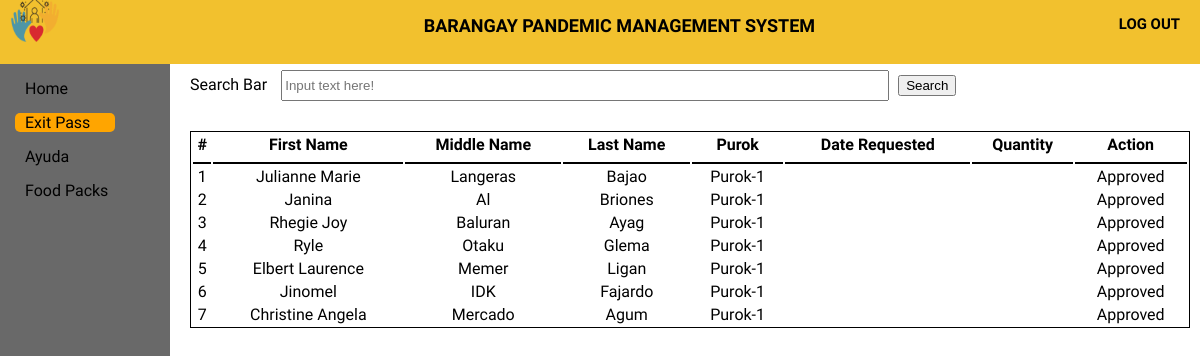
The app's page /ExitPass/exitpass.php (signed in), older data.
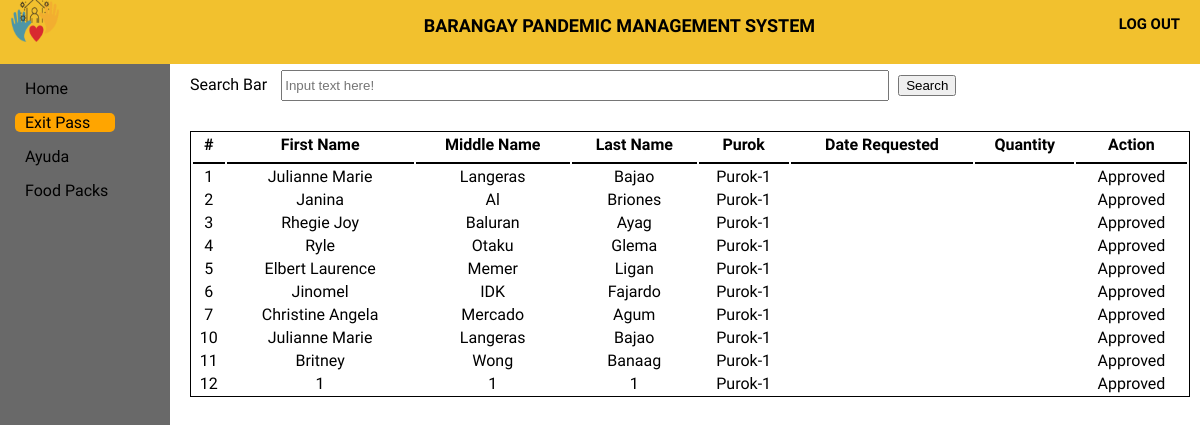
The same page, newer data.
### tables this page shows
CREATE TABLE `exitpass` (
  `epassID` int(11) NOT NULL,
  `Fname2` varchar(50) NOT NULL,
  `Mname2` varchar(50) NOT NULL,
  `Lname2` varchar(50) NOT NULL,
  `purok2` varchar(50) NOT NULL,
  `barangay` varchar(50) NOT NULL
);

### ExitPass/exitpass.php (the view, shortened to what this page needs)
<!DOCTYPE html>
<html>
<html>
<head>
	<link rel="stylesheet" type="text/css" href="exitpass.css">
</head>
<body>
	<header>
		<div class="log_out">
			<a href="../Logout/logout.php" class="logout_btn"><h5>LOG OUT</h5></a>
		</div>
		<div class="title">
			<h5>BARANGAY PANDEMIC MANAGEMENT SYSTEM</h5>
		</div>
		<div class="logobox">
			<img src="logo1.png" class="logo">
		</div>
	</header>
	<div class="sidebar">
		<a href="../home page/home.php"><span>Home</span></a>
		<a href="../ExitPass/exitpass.php" id="main"><span>Exit Pass</span></a>
		<a href="../Ayuda/ayuda.php"><span>Ayuda</span></a>
		<a href="../Food pack/Food pack.php"><span>Food Packs</span></a>
	</div>
	<div class="content">
		<form action="eresult.php" method="get">
		<div class="Cheader">
			<label>Search Bar</label>
			<input type="text" name="search" id="searchbar" placeholder="Input text here!">
			<button type="submit" >Search</button>
		</div>
		</form>
		<table class="table1">
		  <tr>
		  	<th>#</th>
		    <th>First Name</th>
		    <th>Middle Name</th>
		    <th>Last Name</th>
		    <th>Purok</th>
		    <th>Date Requested</th>
		    <th>Quantity</th>
		    <th>Action</th>
		  </tr>
		  <tbody>
					<?php
						require '../Connection/db_conn.php';
						$query = $conn->query("SELECT *  FROM `exitpass`") or die(mysqli_error());
						while($fetch = $query->fetch_array()){
					?>
						<tr>
							<td><?php echo $fetch['epassID']?></td>
							<td><?php echo $fetch['Fname2']?></td>
							<td><?php echo $fetch['Mname2']?></td>
							<td><?php echo $fetch['Lname2']?></td>
							<td><?php echo $fetch['purok2']?></td>
							<td><?php echo $fetch['date_requested']?></td>
                            <td><?php echo $fetch['quantity']?></td>
                            <?php if($fetch['submit'] == 1 && $fetch['quantity'] !=0) { ?>
    						<td style="text-align: center;"></a><a onclick = "confirmationDelete(this); return false;" href = "delete-exitpass.php?epassID=<?php echo $fetch['epassID']?>&quantity=<?php echo $fetch['quantity'] ?>"><i></i><button> Approve</button></a></td>
                            <?php }else{ ?>
                                <td>Approved</td>
                            <?php } ?>
                        </tr>
 					 <?php
						}
					?>
					</tbody>
		</table>
	</div>
</body>
</html>

Row changes from the older to the newer data that the page shows:
added exitpass: epassID "10", Fname2 "Julianne Marie", Mname2 "Langeras", Lname2 "Bajao", purok2 "Purok-1", shows "Approved"
added exitpass: epassID "11", Fname2 "Britney", Mname2 "Wong", Lname2 "Banaag", purok2 "Purok-1", shows "Approved"
added exitpass: epassID "12", Fname2 "1", Mname2 "1", Lname2 "1", purok2 "Purok-1", shows "Approved"
